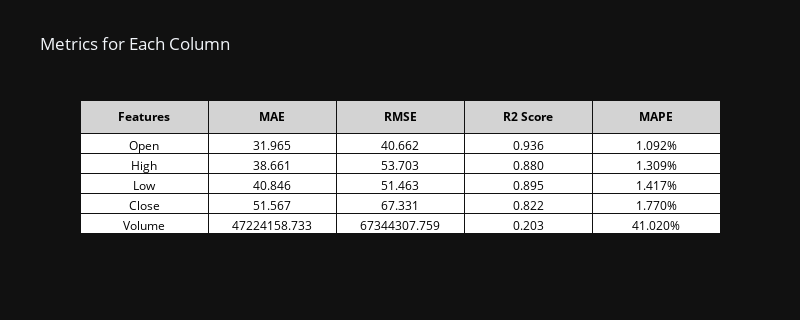

Notebook source saved alongside this figure:
### Markdown cell above
### **Evaluating the LSTM Model with Metrics**
---
1. **MAE (Mean Absolute Error)**:
   - Measures average absolute differences between predicted $\hat{y}_i$ and actual $y_i$ values.
   - **Equation**:  
     $$
      \text{MAE} = \frac{1}{n} \sum_{i=1}^{n} \lvert y_i - \hat{y}_i \rvert
     $$
   - **Threshold**:
     - Lower MAE indicates better predictions.
     - A good MAE depends on the scale of the data (e.g., <10% of the average target value is often acceptable).
---
2. **RMSE (Root Mean Squared Error)**:
   - Measures the square root of the average squared differences, emphasizing larger errors.
   - **Equation**:  
     $$
      \text{RMSE} = \sqrt{\frac{1}{n} \sum_{i=1}^{n} (y_i - \hat{y}_i)^2}
     $$
   - **Threshold**:
     - Lower RMSE is better.
     - Like MAE, it should ideally be a small fraction of the average target value.
---
3. **R² Score (Coefficient of Determination)**:
   - Measures the proportion of variance explained by the model.
   - **Equation**:  
     $$
      R^2 = 1 - \frac{\sum_{i=1}^{n} (y_i - \hat{y}_i)^2}{\sum_{i=1}^{n} (y_i - \bar{y})^2}
     $$
     where $\bar{y}$ is the mean of actual values.
   - **Threshold**:
     - $R^2 = 1$: Perfect predictions.
     - $R^2 > 0.8$: Generally good for many applications.
     - $R^2 < 0.5$: Indicates poor fit.
---
4. **MAPE (Mean Absolute Percentage Error)**:
   - Measures error as a percentage of actual values.
   - **Equation**:  
     $$
      \text{MAPE} = \frac{100}{n} \sum_{i=1}^{n} \left| \frac{y_i - \hat{y}_i}{y_i} \right|
     $$
   - **Threshold**:
     - $\text{MAPE} < 10\%$: Excellent.
     - $10\%-20\%$: Good.
     - $>20\%$: Needs improvement.
---
#### **Summary**
- **Lower MAE, RMSE, and MAPE** indicate better performance.
- **Higher $R^2$** values closer to 1 reflect better explanatory power.
- The acceptability of these metrics depends on the specific problem domain and data scale.

### Code cell
from functions.plot_graph import PlotGraph
actual_data = pd.DataFrame(y_test_original, index=test_date, columns=columns)
predicted_data = pd.DataFrame(y_pred_original, index=test_date, columns=columns)
actual_graph = PlotGraph(actual_data, ticker, window, std)
actual_graph.plot_evaluate_table(predicted_data)

### Figure 1 — Plotly figure (JSON) as saved in the notebook; plotly's stock layout.template omitted (floating-point values rounded to 4 significant figures)
{"data": [{"cells": {"align": "center", "fill": {"color": "white"}, "font": {"color": "black", "size": 12}, "values": [["Open", "High", "Low", "Close", "Volume"], ["31.965", "38.661", "40.846", "51.567", "47224158.733"], ["40.662", "53.703", "51.463", "67.331", "67344307.759"], ["0.936", "0.880", "0.895", "0.822", "0.203"], ["1.092%", "1.309%", "1.417%", "1.770%", "41.020%"]]}, "header": {"align": "center", "fill": {"color": "lightgrey"}, "font": {"color": "black", "size": 12}, "values": ["<b>Features</b>", "<b>MAE</b>", "<b>RMSE</b>", "<b>R2 Score</b>", "<b>MAPE</b>"]}, "type": "table"}], "layout": {"height": 320, "title": {"text": "Metrics for Each Column"}, "width": 800}}
